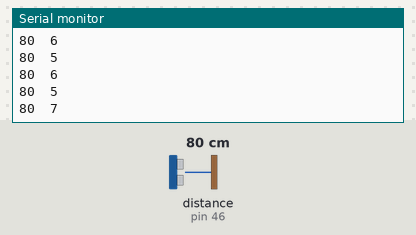
Recording of a sketch running on a simulated Arduino Mega 2560, built with avr-gcc and run on an emulated ATmega2560. On the bench: the last lines printed to the serial monitor. Wiring (inferred from the names in the program): ultrasonic range finder: trigger pin 46; echo pin 46. The test bench sets the inputs (shaded band); at power-on: distance to the obstacle (sensor on pin 46) 80 cm. The echo pulse lasts 58.3 µs per cm.

Above: at 1.2 s.
1.3 s: distance to the obstacle (sensor on pin 46) set to 2 cm
At 1.8 s:
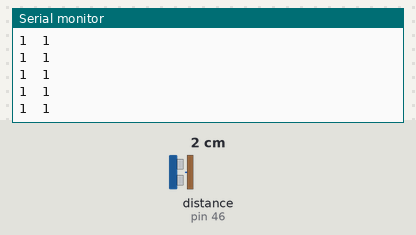
2.8 s: distance to the obstacle (sensor on pin 46) set to 4 cm
At 3.3 s:
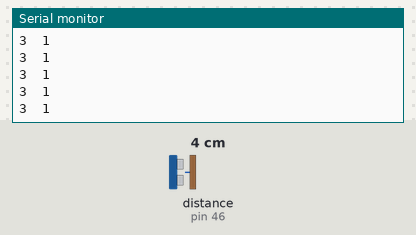
Timing chart, 0 to 4.0 s (numbered marks = the images above; inputs shaded):
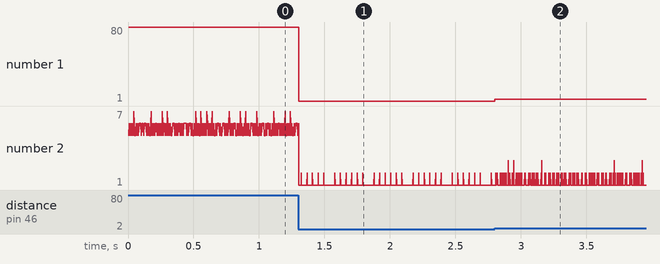

The sketch:

Usonic.ino
```cpp
// Usonic.ino

#define TRIG 46
#define ECHO 46
#define PIN 46

class _usonic {
 public:
  byte read(void);

  byte distance;
  unsigned long process;

 private:
  unsigned long timer;

  int ans;


} usonic;

void setup(void) {
  Serial.begin(115200);

  pinMode(TRIG, OUTPUT);
  // pinMode(ECHO, INPUT);
}

void loop(void) {
  usonic.process = millis();
  usonic.distance = usonic.read();

  Serial.print((String)usonic.distance);
  Serial.print("\t");
  Serial.println(millis()- usonic.process);
  usonic.process = millis();
}

byte _usonic::read(void) {
  //超音波に5usのパルスを出力
  pinMode(TRIG, OUTPUT);
  digitalWrite(TRIG, LOW);
  delayMicroseconds(2);
  digitalWrite(TRIG, HIGH);
  delayMicroseconds(5);
  digitalWrite(TRIG, LOW);

  pinMode(TRIG, INPUT);
  timer = pulseIn(TRIG, HIGH);  // パルス幅を計測

  if (timer < 18000) {
    //距離を計算
    ans = int(((float)timer / 29.0) / 2.0);
  } else {
    // error!
    ans = 0;
  }

  return (byte)ans;
}
```

Measured:
- after the input at 1.3 s, the serial monitor: prints a new line at once (image 1)
- after the input at 2.8 s, the serial monitor: prints a new line at once (image 2)
- plotted number 1: 80 → 1 after the input at 1.3 s, 1 → 3 after the input at 2.8 s
- plotted number 2: 5 → 1 after the input at 1.3 s
